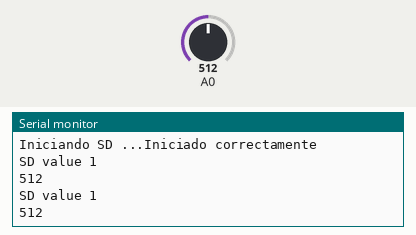
This sketch was run on a simulated Arduino Uno, built with avr-gcc and run on an emulated ATmega328P. On the bench: the last lines printed to the serial monitor. The test bench sets the inputs (shaded band); at power-on: A0 = 512. Storage starts empty.

Above: at 1.8 s.
1.9 s: A0 set to 716
At 2.5 s:
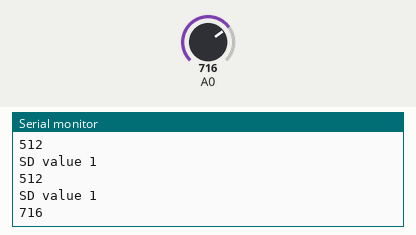
3.4 s: A0 set to 900
At 5.0 s:
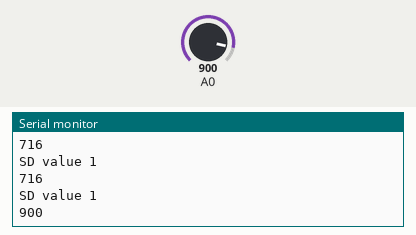
Timing chart, 0 to 6.5 s (numbered marks = the images above; inputs shaded):
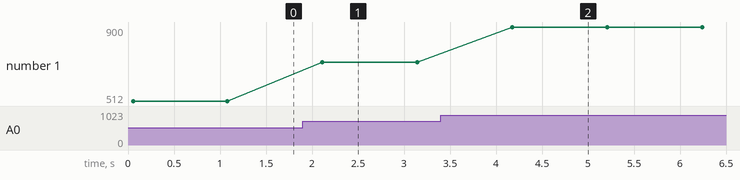

Measured:
- after the input at 1.9 s, the serial monitor: prints a new line after 0.21 s (image 1)
- after the input at 3.4 s, the serial monitor: prints a new line after 0.78 s (image 2)
- plotted number 1: 512 → 716 after the input at 1.9 s, 716 → 900 after the input at 3.4 s

The sketch:

sketch_jul16b.ino
```cpp
//https://www.luisllamas.es/tarjeta-micro-sd-arduino/
#include <SD.h>

File logFile;
boolean saver;

void setup()
{
  Serial.begin(9600);
  Serial.print(F("Iniciando SD ..."));
  if (!SD.begin(9))
  {
    Serial.println(F("Error al iniciar"));
    return;
  }
  Serial.println(F("Iniciado correctamente"));
}


// Funcion que simula la lectura de un sensor
//int readSensor()
//{
//  delay(1000);
//   return analogRead(A0);
//}

void loop()
{
  Serial.print("SD value ");
  Serial.println(SD.begin(9));
  // Abrir archivo y escribir valor
  logFile = SD.open("datalog.txt", FILE_WRITE);

  if (logFile) {
        int value = analogRead(A0);
        logFile.print("Time(ms)=");
        logFile.print(millis());
        logFile.print(", value=");
        logFile.println(value);
        Serial.println(value);
        logFile.close();

  }
  else {
    Serial.println("Error al abrir el archivo");
    while (!logFile){
      logFile = SD.open("datalog.txt", FILE_WRITE);
      if (logFile) {
        int value = analogRead(A0);
        logFile.print("Time(ms)=");
        logFile.print(millis());
        logFile.print(", value=");
        logFile.println(value);
        Serial.println(value);
        logFile.close();

  }
      }
  }

  delay(1000);
}
```
